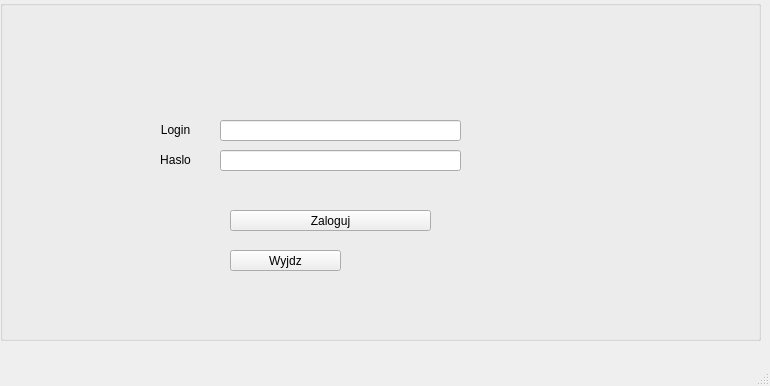
<?xml version="1.0" encoding="UTF-8"?>
<ui version="4.0">
 <class>MainWindow</class>
 <widget class="QMainWindow" name="MainWindow">
  <property name="geometry">
   <rect>
    <x>0</x>
    <y>0</y>
    <width>770</width>
    <height>386</height>
   </rect>
  </property>
  <property name="windowTitle">
   <string>MainWindow</string>
  </property>
  <widget class="QWidget" name="centralwidget">
   <widget class="QGroupBox" name="groupBox">
    <property name="geometry">
     <rect>
      <x>0</x>
      <y>0</y>
      <width>761</width>
      <height>341</height>
     </rect>
    </property>
    <property name="title">
     <string/>
    </property>
    <widget class="QLabel" name="label">
     <property name="geometry">
      <rect>
       <x>140</x>
       <y>120</y>
       <width>71</width>
       <height>20</height>
      </rect>
     </property>
     <property name="text">
      <string>Login</string>
     </property>
     <property name="alignment">
      <set>Qt::AlignmentFlag::AlignCenter</set>
     </property>
    </widget>
    <widget class="QLabel" name="label_2">
     <property name="geometry">
      <rect>
       <x>140</x>
       <y>150</y>
       <width>71</width>
       <height>20</height>
      </rect>
     </property>
     <property name="text">
      <string>Haslo</string>
     </property>
     <property name="alignment">
      <set>Qt::AlignmentFlag::AlignCenter</set>
     </property>
    </widget>
    <widget class="QLineEdit" name="lineEdit_Login">
     <property name="geometry">
      <rect>
       <x>220</x>
       <y>120</y>
       <width>241</width>
       <height>21</height>
      </rect>
     </property>
    </widget>
    <widget class="QLineEdit" name="lineEdit_Password">
     <property name="geometry">
      <rect>
       <x>220</x>
       <y>150</y>
       <width>241</width>
       <height>21</height>
      </rect>
     </property>
     <property name="echoMode">
      <enum>QLineEdit::EchoMode::Normal</enum>
     </property>
    </widget>
    <widget class="QPushButton" name="pushButton_Login">
     <property name="geometry">
      <rect>
       <x>230</x>
       <y>210</y>
       <width>201</width>
       <height>21</height>
      </rect>
     </property>
     <property name="text">
      <string>Zaloguj</string>
     </property>
    </widget>
    <widget class="QPushButton" name="pushButton_Exit">
     <property name="geometry">
      <rect>
       <x>230</x>
       <y>250</y>
       <width>111</width>
       <height>21</height>
      </rect>
     </property>
     <property name="text">
      <string>Wyjdz</string>
     </property>
    </widget>
   </widget>
  </widget>
  <widget class="QMenuBar" name="menubar">
   <property name="geometry">
    <rect>
     <x>0</x>
     <y>0</y>
     <width>770</width>
     <height>21</height>
    </rect>
   </property>
  </widget>
  <widget class="QStatusBar" name="statusbar"/>
 </widget>
 <resources/>
 <connections/>
</ui>
